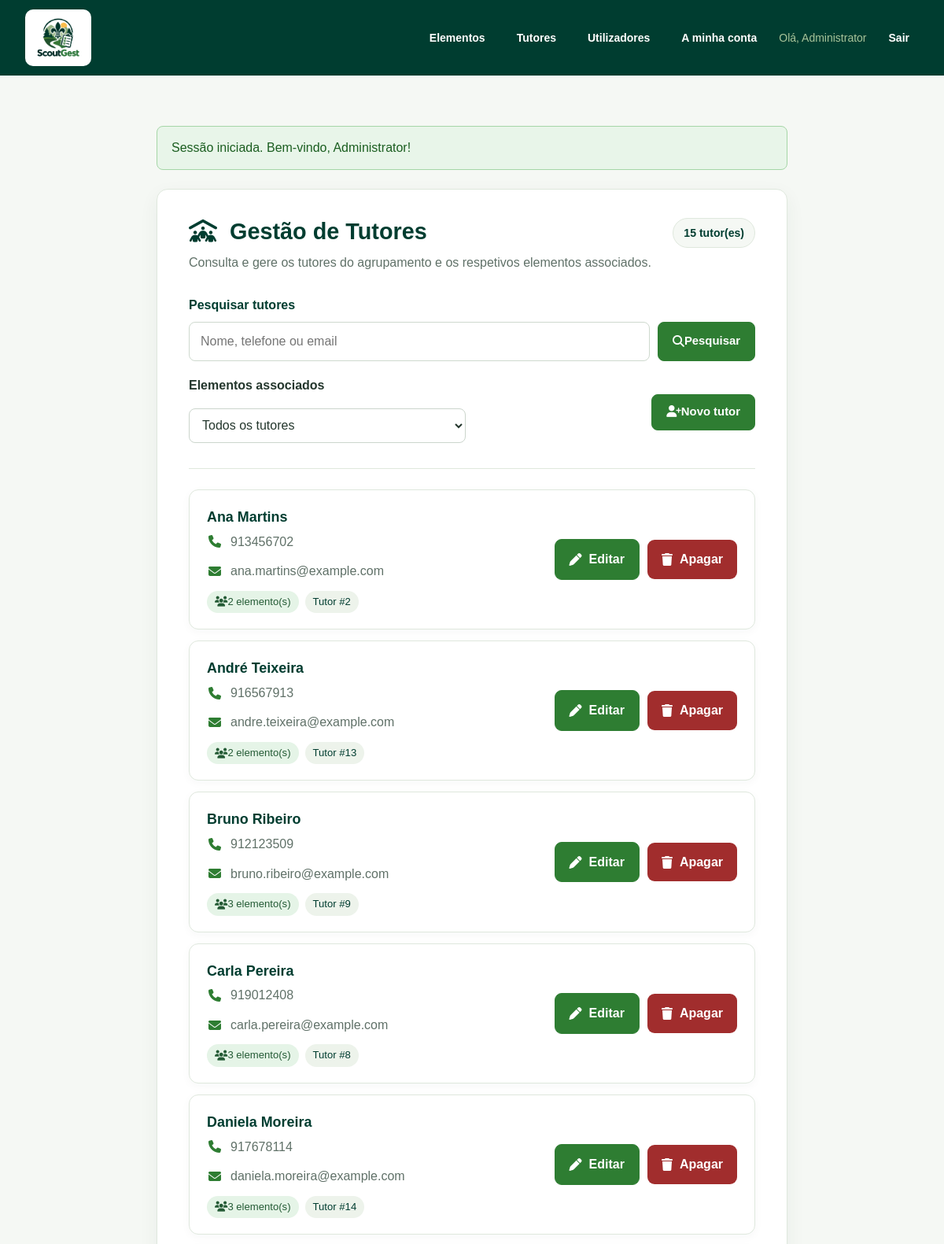
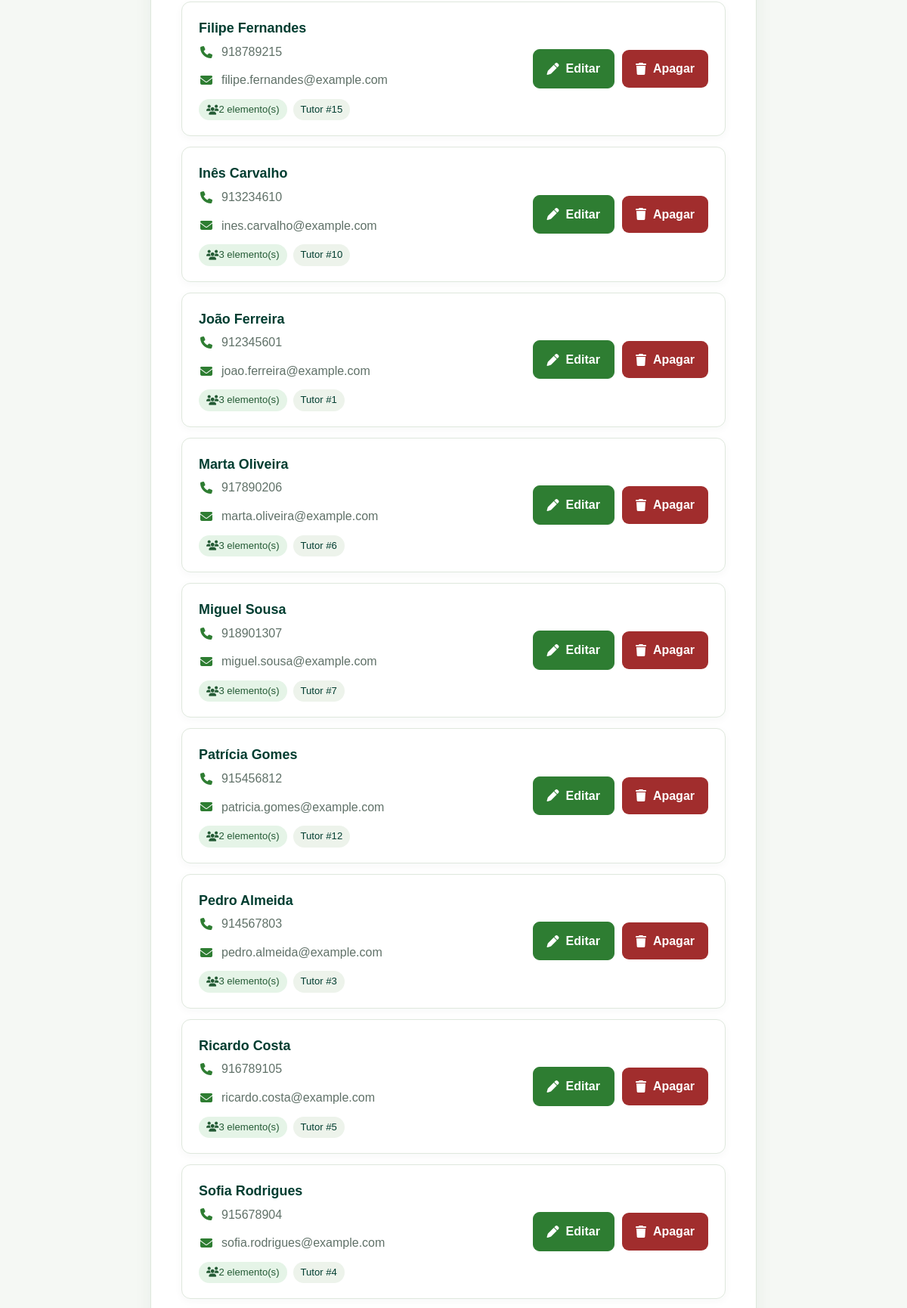
/tutores.php (signed in, upper part), run on the app's committed database (2 pictures, top to bottom).
### tables this page shows
CREATE TABLE tutores (
    id_tutor INT AUTO_INCREMENT PRIMARY KEY,
    nome VARCHAR(120) NOT NULL,
    telefone VARCHAR(20) NOT NULL,
    email VARCHAR(150) NULL UNIQUE
);

### tutores.php (the view, shortened to what this page needs)
<?php
require 'includes/inicio.php';
$pesquisa = trim((string) ($_GET['q'] ?? ''));
$associacao = trim((string) ($_GET['associacao'] ?? ''));
$sql = '
    SELECT
        t.id_tutor,
        t.nome,
        t.telefone,
        t.email,
        COUNT(e.id_elemento) AS total_elementos
    FROM tutores t
    LEFT JOIN elementos e
        ON e.id_tutor = t.id_tutor
';
$parametros = [];
$sql .= '
    GROUP BY
        t.id_tutor,
        t.nome,
        t.telefone,
        t.email
';
$sql .= ' ORDER BY t.nome ASC';
$stmt = $pdo->prepare($sql);
$stmt->execute($parametros);
$tutores = $stmt->fetchAll(PDO::FETCH_ASSOC);
$totalTutores = count($tutores);
require 'includes/cabecalho.php';
?>
<section class="cartao detalhe gestao-utilizadores gestao-tutores">
    <div class="gestao-topo">
        <div>
            <h1>
                <i class="fa-solid fa-people-roof"
                   aria-hidden="true"></i>
                Gestão de Tutores
            </h1>
            <p>
                Consulta e gere os tutores do agrupamento
                e os respetivos elementos associados.
            </p>
        </div>
        <span class="gestao-total">
            <?= $totalTutores ?> tutor(es)
        </span>
    </div>
    <form
        method="get"
        action="tutores.php"
        class="gestao-pesquisa"
        role="search"
        id="form-filtros"
    >
        <label for="q">
            Pesquisar tutores
        </label>
        <div class="gestao-pesquisa-linha">
            <input
                type="search"
                id="q"
                name="q"
                value="<?= htmlspecialchars($pesquisa, ENT_QUOTES, 'UTF-8') ?>"
                placeholder="Nome, telefone ou email"
            >
            <button
                type="submit"
                class="gestao-botao"
            >
                <i class="fa-solid fa-magnifying-glass"
                   aria-hidden="true"></i>
                Pesquisar
            </button>
        </div>
        <div class="gestao-filtros">
            <div class="gestao-filtro">
                <label for="associacao">
                    Elementos associados
                </label>
                <select
                    id="associacao"
                    name="associacao"
                    class="gestao-select"
                >
                    <option value="">
                        Todos os tutores
                    </option>
                </select>
            </div>
    <div class="gestao-tutores-acoes">
        <a
            href="tutor_form.php"
            class="gestao-botao"
        >
            <i class="fa-solid fa-user-plus"
               aria-hidden="true"></i>
            Novo tutor
        </a>
    </div>
        </div>
    </form>
    <?php if (!$tutores): ?>
        <p class="gestao-tutores-vazio">
            <?php if ($pesquisa !== '' || $associacao !== ''): ?>
                Não foram encontrados tutores
                para os filtros selecionados.
            <?php else: ?>
                Ainda não existem tutores registados.
            <?php endif; ?>
        </p>
    <?php else: ?>
        <div class="gestao-lista">
            <?php foreach ($tutores as $tutor): ?>
                <article class="gestao-item gestao-tutor-item">
                    <div class="gestao-item-dados">
                        <h2>
                            <?= htmlspecialchars($tutor['nome'], ENT_QUOTES, 'UTF-8') ?>
                        </h2>
                        <p>
                            <i class="fa-solid fa-phone"
                               aria-hidden="true"></i>
                            <?= htmlspecialchars($tutor['telefone'] ?? '—', ENT_QUOTES, 'UTF-8') ?>
                        </p>
                        <p>
                            <i class="fa-solid fa-envelope"
                               aria-hidden="true"></i>
                            <?= htmlspecialchars($tutor['email'] ?? '—', ENT_QUOTES, 'UTF-8') ?>
                        </p>
                        <div class="gestao-etiquetas">
                            <?php if ((int) $tutor['total_elementos'] > 0): ?>
                                <span class="gestao-etiqueta associado">
                                    <i class="fa-solid fa-users"
                                       aria-hidden="true"></i>
                                    <?= (int) $tutor['total_elementos'] ?>
                                    elemento(s)
                                </span>
                            <?php else: ?>
                                <span class="gestao-etiqueta pendente">
                                    Sem elementos associados
                                </span>
                            <?php endif; ?>
                            <span class="gestao-etiqueta">
                                Tutor #<?= (int) $tutor['id_tutor'] ?>
                            </span>
                        </div>
                    </div>
                    <div class="gestao-tutor-botoes">
                        <a
                            href="tutor_form.php?id=<?= (int) $tutor['id_tutor'] ?>"
                            class="gestao-botao"
                        >
                            <i class="fa-solid fa-pen"
                               aria-hidden="true"></i>
                            Editar
                        </a>
                        <form
                            method="post"
                            action="tutor_apagar.php"
                            onsubmit="return confirm('Apagar este tutor?');"
                        >
                            <button
                                type="submit"
                                class="gestao-tutor-apagar"
                            >
                                <i class="fa-solid fa-trash"
                                   aria-hidden="true"></i>
                                Apagar
                            </button>
                        </form>
                    </div>
                </article>
            <?php endforeach; ?>
        </div>
    <?php endif; ?>
</section>
<?php require 'includes/rodape.php'; ?>

### data on the page
tutores: nome "Ana Martins", telefone "913456702", email "ana.martins@example.com", total_elementos "2", id_tutor "2"
tutores: nome "André Teixeira", telefone "916567913", email "andre.teixeira@example.com", total_elementos "2", id_tutor "13"
tutores: nome "Bruno Ribeiro", telefone "912123509", email "bruno.ribeiro@example.com", total_elementos "3", id_tutor "9"
tutores: nome "Carla Pereira", telefone "919012408", email "carla.pereira@example.com", total_elementos "3", id_tutor "8"
tutores: nome "Daniela Moreira", telefone "917678114", email "daniela.moreira@example.com", total_elementos "3", id_tutor "14"
tutores: nome "Filipe Fernandes", telefone "918789215", email "filipe.fernandes@example.com", total_elementos "2", id_tutor "15"
tutores: nome "Inês Carvalho", telefone "913234610", email "ines.carvalho@example.com", total_elementos "3", id_tutor "10"
tutores: nome "João Ferreira", telefone "912345601", email "joao.ferreira@example.com", total_elementos "3", id_tutor "1"
tutores: nome "Marta Oliveira", telefone "917890206", email "marta.oliveira@example.com", total_elementos "3", id_tutor "6"
tutores: nome "Miguel Sousa", telefone "918901307", email "miguel.sousa@example.com", total_elementos "3", id_tutor "7"
tutores: nome "Patrícia Gomes", telefone "915456812", email "patricia.gomes@example.com", total_elementos "2", id_tutor "12"
tutores: nome "Pedro Almeida", telefone "914567803", email "pedro.almeida@example.com", total_elementos "3", id_tutor "3"
tutores: nome "Ricardo Costa", telefone "916789105", email "ricardo.costa@example.com", total_elementos "3", id_tutor "5"
tutores: nome "Sofia Rodrigues", telefone "915678904", email "sofia.rodrigues@example.com", total_elementos "2", id_tutor "4"

### other printed values
$_SESSION['nome'] "Administrator"
$texto_mensagem "Sessão iniciada. Bem-vindo, Administrator!"
$totalTutores "15"
